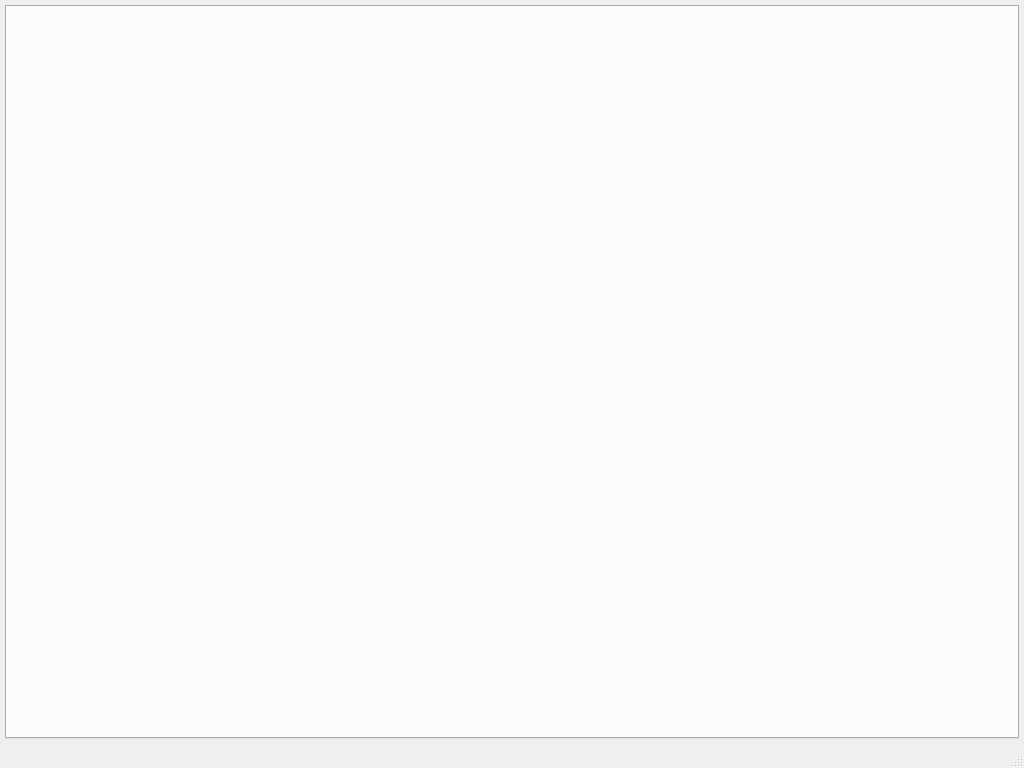
<?xml version="1.0" encoding="UTF-8"?>
<ui version="4.0">
 <class>RadClient</class>
 <widget class="QMainWindow" name="RadClient">
  <property name="geometry">
   <rect>
    <x>0</x>
    <y>0</y>
    <width>1024</width>
    <height>768</height>
   </rect>
  </property>
  <property name="minimumSize">
   <size>
    <width>1024</width>
    <height>768</height>
   </size>
  </property>
  <property name="font">
   <font>
    <family>Courier</family>
    <pointsize>12</pointsize>
   </font>
  </property>
  <property name="cursor">
   <cursorShape>ArrowCursor</cursorShape>
  </property>
  <property name="windowTitle">
   <string>RadClient</string>
  </property>
  <widget class="QWidget" name="centralWidget">
   <property name="sizePolicy">
    <sizepolicy hsizetype="Expanding" vsizetype="Expanding">
     <horstretch>0</horstretch>
     <verstretch>0</verstretch>
    </sizepolicy>
   </property>
   <layout class="QVBoxLayout" name="verticalLayout">
    <property name="spacing">
     <number>5</number>
    </property>
    <property name="leftMargin">
     <number>5</number>
    </property>
    <property name="topMargin">
     <number>5</number>
    </property>
    <property name="rightMargin">
     <number>5</number>
    </property>
    <property name="bottomMargin">
     <number>5</number>
    </property>
    <item>
     <layout class="QHBoxLayout" name="horizontalLayout">
      <property name="spacing">
       <number>5</number>
      </property>
      <item>
       <widget class="QTabWidget" name="tabWidget">
        <property name="font">
         <font>
          <weight>50</weight>
          <bold>false</bold>
         </font>
        </property>
        <property name="currentIndex">
         <number>-1</number>
        </property>
        <property name="tabsClosable">
         <bool>true</bool>
        </property>
        <property name="movable">
         <bool>true</bool>
        </property>
       </widget>
      </item>
     </layout>
    </item>
   </layout>
  </widget>
  <widget class="QMenuBar" name="menuBar">
   <property name="geometry">
    <rect>
     <x>0</x>
     <y>0</y>
     <width>1024</width>
     <height>21</height>
    </rect>
   </property>
   <property name="font">
    <font>
     <weight>75</weight>
     <bold>true</bold>
    </font>
   </property>
  </widget>
  <widget class="QStatusBar" name="statusBar"/>
 </widget>
 <layoutdefault spacing="6" margin="11"/>
 <resources/>
 <connections/>
</ui>
